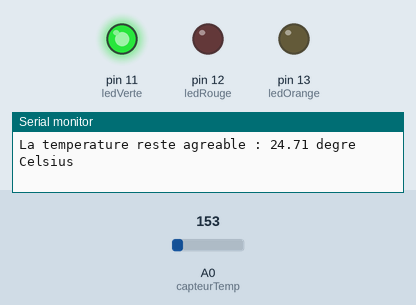
The sketch below on a simulated Arduino Uno, built with avr-gcc and run on an emulated ATmega328P. Shown: output pins drawn as LEDs (lit = HIGH), the last lines printed to the serial monitor. The test bench sets the inputs (shaded band); at power-on: A0 (capteurTemp) = 153.

Above: at 1.8 s.
1.9 s: A0 (capteurTemp) set to 181
At 3.0 s:
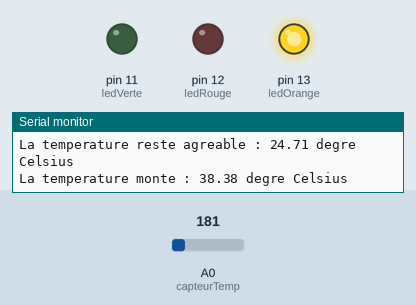
3.5 s: A0 (capteurTemp) set to 222
At 4.6 s:
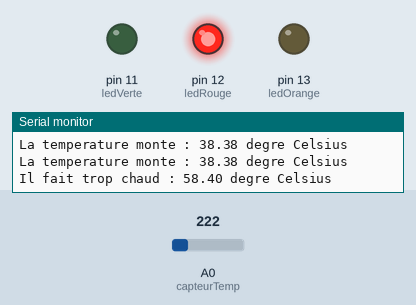
5.5 s: A0 (capteurTemp) set to 191
At 7.2 s:
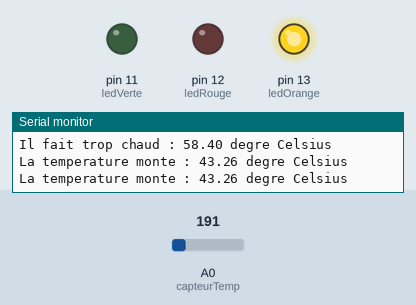
7.5 s: A0 (capteurTemp) set to 221
At 9.0 s:
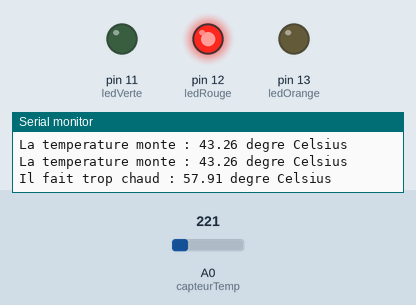
Timing chart, 0 to 10.5 s (numbered marks = the images above; inputs shaded):
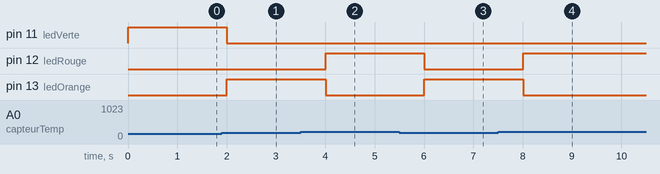

The sketch:

14-03-Capteur_de_temperature.ino
```cpp
/*
Capteur de temperature
On utilise un capteur TMP36 :
La tension de sortie est proportionnelle à la température dans la plage de -40°C à +125°C.

On récupère une tension analogique, en entrée, à la porte A0
On convertit cette tension en temperature (selon le capteur)

Lorsque temperature <= 30 		: LED verte
Lorsque 30 < temperature <= 50 	: LED orange
Lorsque temperature > 50 		: LED rouge

On affiche des résultats via le moniteur série
*/


// Numéro des broche auxquelles sont
// connectées les LED
int ledOrange = 13;
int ledRouge = 12;
int ledVerte = 11;

int capteurTemp = A0;    // Port analogique pour lire la température


// le code dans cette fonction est exécuté une fois au début
void setup() {
  // indique que les broches des LED une sortie :
  // on va modifier sa tension
  pinMode(ledOrange, OUTPUT);
  pinMode(ledRouge, OUTPUT);
  pinMode(ledVerte, OUTPUT);
  // On établit la liaison série à 9600 bits par seconde
  Serial.begin(9600);
}

// le code dans cette fonction est exécuté en boucle
void loop() {
  // On lit la tension en A0
  int tension = analogRead(capteurTemp);

  // La tension est un entier qui va de 0 à 1024 fois la tension de 5V
  // On convertit en temperature en degré Celcius
  float temperature = (((tension * 5) / 1024.0) - 0.5) * 100;

  if (temperature > 50){
    digitalWrite(ledVerte, LOW);
    digitalWrite(ledOrange, LOW);
    digitalWrite(ledRouge, HIGH);
    Serial.print("Il fait trop chaud : ");
  }
  else if (temperature <= 50 && temperature > 30){
    digitalWrite(ledVerte, LOW);
    digitalWrite(ledRouge, LOW);
    digitalWrite(ledOrange, HIGH);
    Serial.print("La temperature monte : ");
  }
  else{
    digitalWrite(ledOrange, LOW);
    digitalWrite(ledRouge, LOW);
    digitalWrite(ledVerte, HIGH);
    Serial.print("La temperature reste agreable : ");
  }

  Serial.print(temperature);
  Serial.println(" degre Celsius");
  delay(1000);

}
```

Measured:
- the behaviour switches between 163 and 164 on A0 (capteurTemp) (found by bisection; images 0 and 1)
- the behaviour switches between 204 and 205 on A0 (capteurTemp) (found by bisection; images 1 and 2)
- after the input at 1.9 s, pin 11 (ledVerte): HIGH → LOW after 0.10 s; pin 13 (ledOrange): LOW → HIGH after 0.10 s
- after the input at 3.5 s, pin 12 (ledRouge): LOW → HIGH after 0.50 s; pin 13 (ledOrange): HIGH → LOW after 0.50 s
- after the input at 5.5 s, pin 12 (ledRouge): HIGH → LOW after 0.51 s; pin 13 (ledOrange): LOW → HIGH after 0.51 s
- after the input at 7.5 s, pin 12 (ledRouge): LOW → HIGH after 0.51 s; pin 13 (ledOrange): HIGH → LOW after 0.51 s
